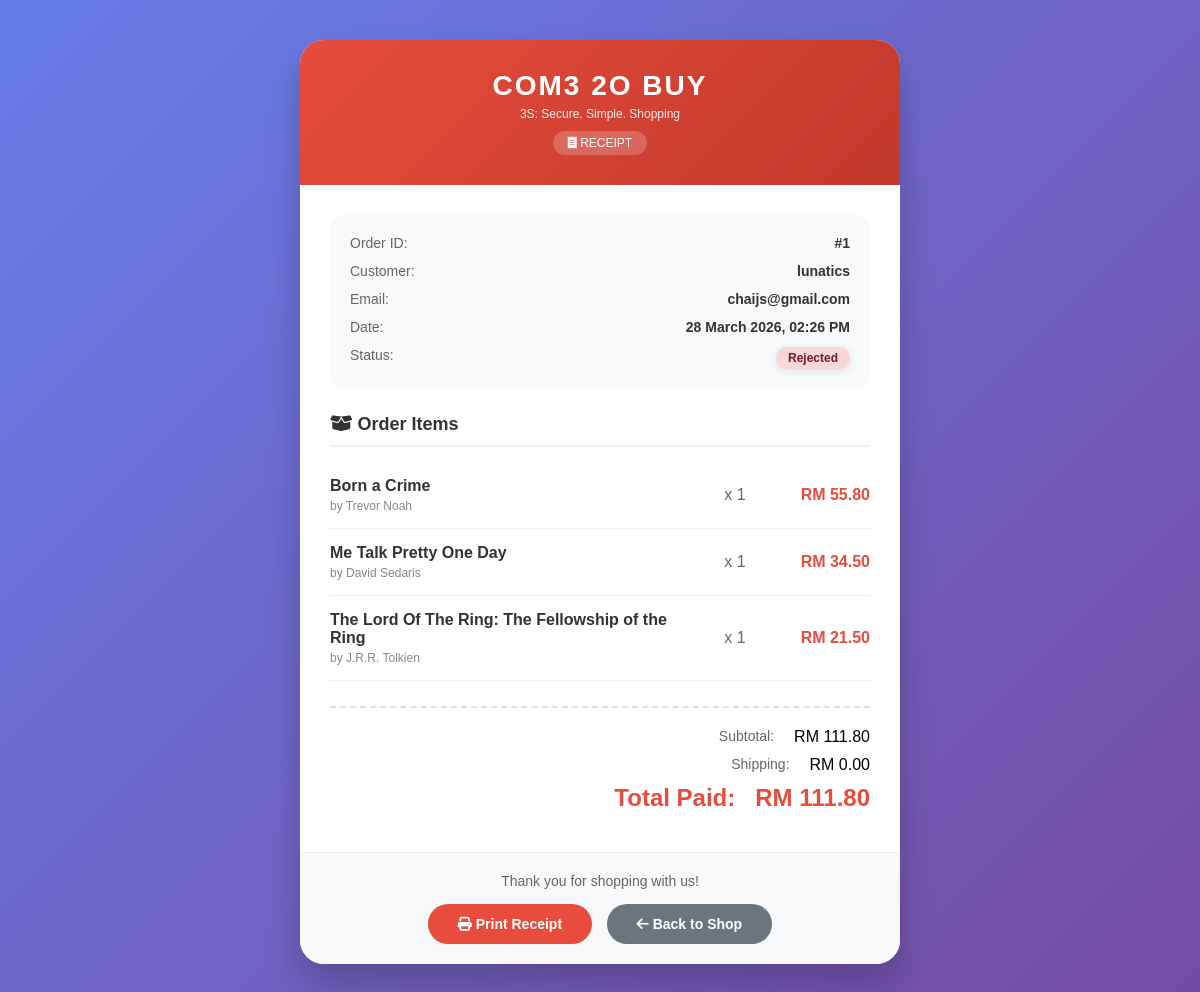
Screenshot of /generate_receipt.php?id=1 with the database file from the repository.
### tables this page shows
CREATE TABLE `orders` (
  `order_id` int(11) NOT NULL,
  `user_id` int(11) NOT NULL,
  `total_price` decimal(10,2) NOT NULL,
  `order_status` enum('Pending','Approved','Rejected') DEFAULT 'Pending',
  `payment_date` datetime DEFAULT NULL,
  `created_at` datetime DEFAULT current_timestamp()
);

CREATE TABLE `user` (
  `user_id` int(11) NOT NULL,
  `email` varchar(255) NOT NULL,
  `password_hash` varchar(255) NOT NULL,
  `user_name` varchar(100) NOT NULL,
  `role` enum('Admin','Member') DEFAULT 'Member',
  `is_verified` tinyint(1) DEFAULT 0,
  `profile_photo` varchar(255) DEFAULT NULL,
  `is_active` tinyint(1) DEFAULT 1,
  `Fail_login` int(11) DEFAULT 0,
  `last_fail_login` datetime DEFAULT NULL,
  `Lock_until` datetime DEFAULT NULL,
  `created_at` datetime DEFAULT current_timestamp()
);

CREATE TABLE `order_items` (
  `item_id` int(11) NOT NULL,
  `order_id` int(11) NOT NULL,
  `product_id` int(11) NOT NULL,
  `quantity` int(11) NOT NULL,
  `price_at_purchase` decimal(10,2) NOT NULL
);

CREATE TABLE `products` (
  `product_id` int(11) NOT NULL,
  `title` varchar(255) NOT NULL,
  `author` varchar(100) DEFAULT NULL,
  `price` decimal(10,2) NOT NULL,
  `image_url` varchar(255) DEFAULT 'https://via.placeholder.com/150x200?text=Book+Cover',
  `category` varchar(50) DEFAULT 'Books'
);

### generate_receipt.php (the view, shortened to what this page needs)
<?php
require 'config.php';
$order_id = $_GET['id'] ?? 0;
$stmt = $pdo->prepare("SELECT o.*, u.user_name, u.email FROM orders o JOIN user u ON o.user_id = u.user_id WHERE o.order_id = ?");
$stmt->execute([$order_id]);
$order = $stmt->fetch();
$itemStmt = $pdo->prepare("SELECT oi.*, p.title, p.author FROM order_items oi JOIN products p ON oi.product_id = p.product_id WHERE oi.order_id = ?");
$itemStmt->execute([$order_id]);
$items = $itemStmt->fetchAll();
?>
<!DOCTYPE html>
<html>
<head>
    <link rel="stylesheet" href="https://cdnjs.cloudflare.com/ajax/libs/font-awesome/6.4.0/css/all.min.css">
    <link rel="stylesheet" href="css/common.css">
    <link rel="stylesheet" href="css/receipt.css">
</head>
<body>
    <div class="receipt-container">
        <div class="receipt-card">
            <div class="receipt-header">
                <h1>COM3 2O BUY</h1>
                <p>3S: Secure. Simple. Shopping</p>
                <div class="receipt-badge">
                    <i class="fas fa-receipt"></i> RECEIPT
                </div>
            </div>
            <div class="receipt-content">
                <div class="order-info">
                    <div class="info-row">
                        <span class="info-label">Order ID:</span>
                        <span class="info-value">#<?php echo $order_id; ?></span>
                    </div>
                    <div class="info-row">
                        <span class="info-label">Customer:</span>
                        <span class="info-value"><?php echo htmlspecialchars($order['user_name']); ?></span>
                    </div>
                    <div class="info-row">
                        <span class="info-label">Email:</span>
                        <span class="info-value"><?php echo htmlspecialchars($order['email']); ?></span>
                    </div>
                    <div class="info-row">
                        <span class="info-label">Date:</span>
                        <span class="info-value"><?php echo date('d F Y, h:i A', strtotime($order['created_at'])); ?></span>
                    </div>
                    <div class="info-row">
                        <span class="info-label">Status:</span>
                        <span class="order-status status-<?php echo $order['order_status']; ?>">
                            <?php echo $order['order_status']; ?>
                        </span>
                    </div>
                </div>
                <div class="items-title">
                    <i class="fas fa-box-open"></i> Order Items
                </div>
                <?php foreach ($items as $item): ?>
                <div class="item-row">
                    <div class="item-details">
                        <div class="item-title"><?php echo htmlspecialchars($item['title']); ?></div>
                        <div class="item-author">by <?php echo htmlspecialchars($item['author'] ?? 'Unknown'); ?></div>
                    </div>
                    <div class="item-qty">x <?php echo $item['quantity']; ?></div>
                    <div class="item-price">RM <?php echo number_format($item['price_at_purchase'] * $item['quantity'], 2); ?></div>
                </div>
                <?php endforeach; ?>
                <div class="total-section">
                    <div class="total-row">
                        <span class="total-label">Subtotal:</span>
                        <span>RM <?php echo number_format($order['total_price'], 2); ?></span>
                    </div>
                    <div class="total-row">
                        <span class="total-label">Shipping:</span>
                        <span>RM 0.00</span>
                    </div>
                    <div class="total-row">
                        <span class="total-label grand-total">Total Paid:</span>
                        <span class="grand-total">RM <?php echo number_format($order['total_price'], 2); ?></span>
                    </div>
                </div>
            </div>
           <div class="receipt-footer">
    <div class="thankyou">
        Thank you for shopping with us!
    </div>
    <div>
        <a href="javascript:window.print()" class="btn-print">
            <i class="fas fa-print"></i> Print Receipt
        </a>
        <a href="member_dashboard.php" class="btn-back">
            <i class="fas fa-arrow-left"></i> Back to Shop
        </a>
    </div>
</div>

### css/common.css (style rules this page uses)
* { margin: 0; padding: 0; box-sizing: border-box; font-family: Arial, sans-serif; }
body { background: #f5f5f5; }
.order-status { background: white; border-radius: 15px; padding: 20px; box-shadow: 0 2px 10px rgba(0,0,0,0.1); }

### css/receipt.css (style rules this page uses)
* { margin: 0; padding: 0; box-sizing: border-box; }
body { font-family: 'Inter', sans-serif; background: linear-gradient(135deg, #667eea 0%, #764ba2 100%); min-height: 100vh; display: flex; justify-content: center; align-items: center; padding: 40px 20px; }
.receipt-container { max-width: 600px; width: 100%; margin: 0 auto; }
.receipt-card { background: white; border-radius: 24px; overflow: hidden; box-shadow: 0 20px 35px rgba(0,0,0,0.2); }
.receipt-header { background: linear-gradient(135deg, #e74c3c, #c0392b); color: white; padding: 30px; text-align: center; }
.receipt-header h1 { font-size: 28px; margin-bottom: 5px; letter-spacing: 2px; }
.receipt-header p { font-size: 12px; opacity: 0.9; }
.receipt-badge { display: inline-block; background: rgba(255,255,255,0.2); padding: 5px 15px; border-radius: 20px; font-size: 12px; margin-top: 10px; }
.receipt-content { padding: 30px; }
.order-info { background: #f8f9fa; border-radius: 16px; padding: 20px; margin-bottom: 25px; }
.info-row { display: flex; justify-content: space-between; margin-bottom: 12px; font-size: 14px; }
.info-row:last-child { margin-bottom: 0; }
.info-label { color: #666; font-weight: 500; }
.info-value { color: #333; font-weight: 600; }
.order-status { display: inline-block; padding: 4px 12px; border-radius: 20px; font-size: 12px; font-weight: bold; }
.status-Rejected { background: #f8d7da; color: #721c24; }
.items-title { font-size: 18px; font-weight: 600; color: #333; margin-bottom: 15px; padding-bottom: 10px; border-bottom: 2px solid #f0f0f0; }
.item-row { display: flex; align-items: center; padding: 15px 0; border-bottom: 1px solid #f0f0f0; }
.item-details { flex: 2; }
.item-title { font-weight: 600; color: #333; margin-bottom: 4px; }
.item-author { font-size: 12px; color: #888; }
.item-qty { flex: 0.5; text-align: center; color: #666; }
.item-price { flex: 0.5; text-align: right; font-weight: 600; color: #e74c3c; }
.total-section { margin-top: 25px; padding-top: 20px; border-top: 2px dashed #e0e0e0; text-align: right; }
.total-row { display: flex; justify-content: flex-end; gap: 20px; margin-bottom: 10px; }
.total-label { font-size: 14px; color: #666; }
.grand-total { font-size: 24px; font-weight: 700; color: #e74c3c; }
.receipt-footer { background: #f8f9fa; padding: 20px 30px; text-align: center; border-top: 1px solid #eee; }
.thankyou { font-size: 14px; color: #666; margin-bottom: 15px; }
.btn-print { display: inline-block; background: #e74c3c; color: white; padding: 12px 30px; border-radius: 30px; text-decoration: none; font-weight: 600; font-size: 14px; margin: 0 5px; transition: 0.3s; }
.btn-back { display: inline-block; background: #6c757d; color: white; padding: 12px 30px; border-radius: 30px; text-decoration: none; font-weight: 600; font-size: 14px; margin: 0 5px; transition: 0.3s; }

### rows the page displays
orders: user.user_name "lunatics", user.email "chaijs@gmail.com", created_at "28 March 2026, 02:26 PM", order_status "Rejected", total_price "111.80"
order_items: product.title "Born a Crime", product.author "Trevor Noah", quantity "1", $item['price_at_purchase']*$item['quantity'] "55.80"
order_items: product.title "Me Talk Pretty One Day", product.author "David Sedaris", quantity "1", $item['price_at_purchase']*$item['quantity'] "34.50"
order_items: product.title "The Lord Of The Ring: The Fellowship of the Ring", product.author "J.R.R. Tolkien", quantity "1", $item['price_at_purchase']*$item['quantity'] "21.50"

### other values shown
$order_id "1"
